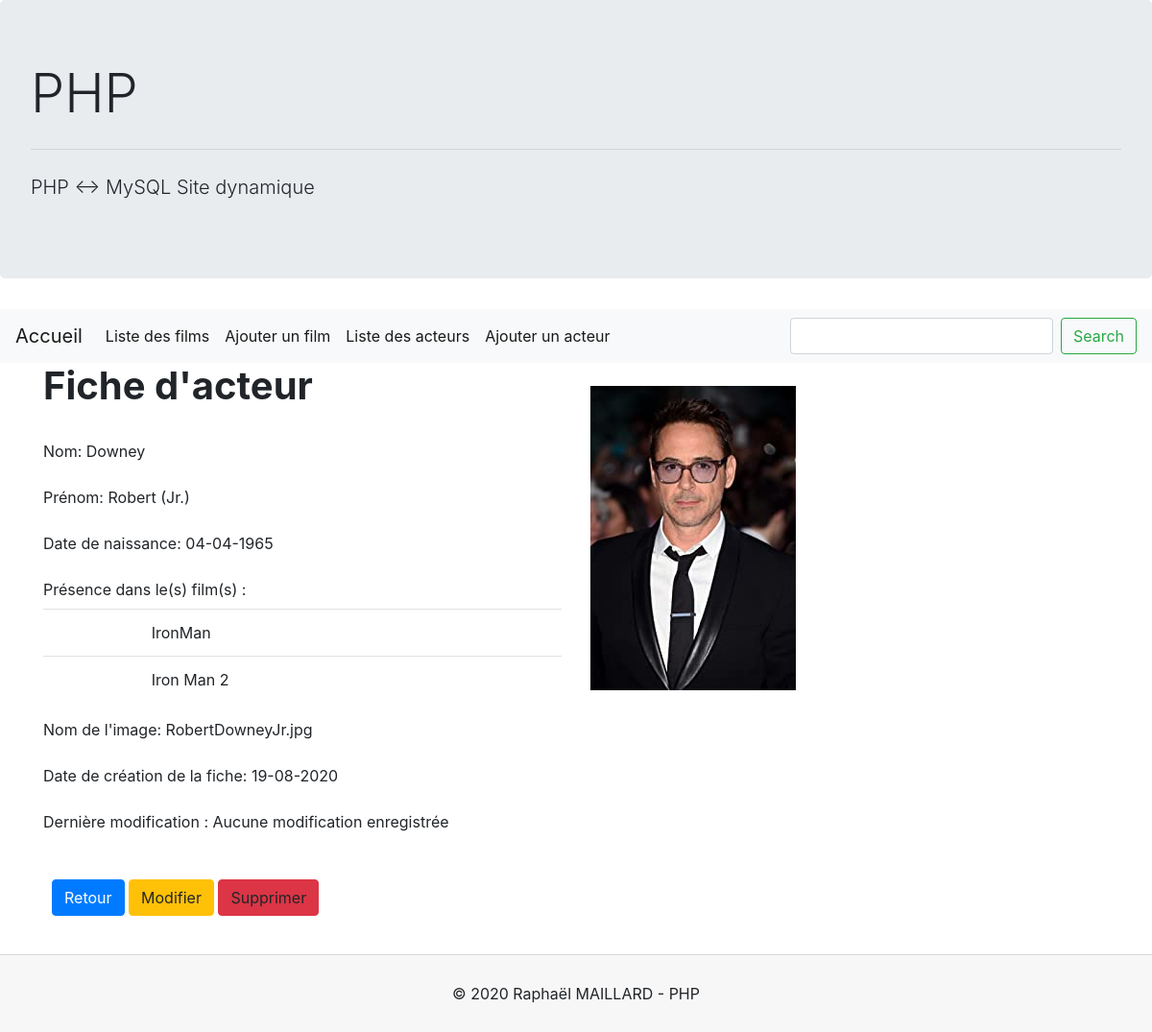
/index.php?show-actor&id=1, run on the app's committed database.
### tables this page shows
CREATE TABLE IF NOT EXISTS `actors` (
  `id` int(11) NOT NULL AUTO_INCREMENT,
  `last_name` varchar(80) NOT NULL,
  `first_name` varchar(80) NOT NULL,
  `dob` date NOT NULL,
  `image` varchar(255) DEFAULT NULL,
  `created_at` datetime NOT NULL DEFAULT CURRENT_TIMESTAMP,
  `modify_at` datetime DEFAULT NULL,
  PRIMARY KEY (`id`),
  UNIQUE KEY `last_name` (`last_name`,`first_name`,`dob`)
);

CREATE TABLE IF NOT EXISTS `movies` (
  `id` int(11) NOT NULL AUTO_INCREMENT,
  `name` varchar(80) NOT NULL,
  `release_date` date NOT NULL,
  `duration` time DEFAULT NULL,
  `director` varchar(80) DEFAULT NULL,
  `image` varchar(255) DEFAULT NULL,
  `id_phase` tinyint(3) DEFAULT NULL,
  `created_at` datetime NOT NULL DEFAULT CURRENT_TIMESTAMP,
  `modified_at` datetime DEFAULT NULL,
  PRIMARY KEY (`id`),
  UNIQUE KEY `name` (`name`,`release_date`),
  KEY `movies_id_phases` (`id_phase`)
);

### templates/actors/show_actor.php (the view, shortened to what this page needs)
<?php
if (!empty($_GET['id'])) {
    $id = checkInput($_GET['id']);
}
$statement = $connect->prepare('SELECT actors.id, actors.last_name, actors.first_name, actors.image, actors.last_name, actors.dob, actors.image, actors.created_at
                                FROM actors
                                WHERE actors.id= ?');
$statement->execute(array($id));
$item = $statement->fetch(PDO::FETCH_ASSOC);
$item['dob'] = date("d-m-Y", strtotime($item['dob']));
$item['created_at'] = date("d-m-Y", strtotime($item['created_at']));
function checkInput($data)
{
    $data = trim($data);
    $data = stripslashes($data);
    $data = htmlspecialchars($data);
    return $data;
}
$movie_name = $connect->prepare('SELECT movies.name
                                FROM actors
                                JOIN actors_movies ON actors.id = actors_movies.id_actors
                                JOIN movies ON actors_movies.id_movies = movies.id
                                WHERE actors.id= ?');
$movie_name->execute(array($id));
$movie_name = $movie_name->fetchAll();
?>
<div class="container admin">
    <div class="row">
        <div class="col-sm-6">
            <h1><strong>Fiche d'acteur</strong></h1>
            <br>
            <form>
                <div class="form-group">
                    <label>Nom:</label><?php echo ' ' . $item['last_name'] ?>
                </div>
                <div class="form-group">
                    <label>Prénom:</label><?php echo ' ' . $item['first_name'] ?>
                </div>
                <div class="form-group">
                    <label>Date de naissance:</label><?php echo ' ' . $item['dob'] ?>
                </div>
                <div class="form-group">
                    <label>Présence dans le(s) film(s) : </label>
                    <?php
                    if(!empty($movie_name)){
                        echo '<table class="table">';
                         foreach ($movie_name as $row)
                        {
                            echo '<tr><th scope="row"></th><td> ' . $row['name'] . ' </tr></td> ';
                        }
                        echo '</table>';}
                        else
                        {
                            echo 'Aucun film enregistré pour cette personne';
                        }
                    ?>
                </div>
                <div class="form-group">
                    <label>Nom de l'image:</label><?php echo ' ' . $item['image'] ?>
                </div>
                <div class="form-group">
                    <label>Date de création de la fiche:</label><?php echo ' ' . $item['created_at'] ?>
                </div>
                <div class="form-group">
                    <label>Dernière modification : </label><?php if (!empty($item['modify_at'])) echo $item['modify_at'];
                                                            else echo ' Aucune modification enregistrée' ?>
                </div>
            </form>
        </div>
        <div class="col-sm-6">
            <div class="thumbnail">
                <div class="d-flex flex-column pt-4">
                    <div><img class="img-fluid img-responsive" src="<?php echo ' uploads/' . $item['image'] . '" alt="Photo de ' . $item['last_name'] ?>"></div>
                </div>
            </div>
        </div>
        <div class="form-group p-4">
            <a class="btn btn-primary" href="index.php?list-actors">Retour</a>
            <?php
            $id = $_GET['id'];
            echo '<a class="btn btn-warning" href="index.php?edit-movies&id=' . $id . '"> Modifier</a>';
            ?>
            <a class="btn btn-danger" data-toggle="modal" data-target="#exampleModal">Supprimer</a>
        </div>
    </div>

### data on the page
actors: last_name "Downey", first_name "Robert (Jr.)", image "RobertDowneyJr.jpg", image+last_name (picture)
movies: name "IronMan"
movies: name "Iron Man 2"

### other printed values
$item['dob'] "04-04-1965"
$item['created_at'] "19-08-2020"
